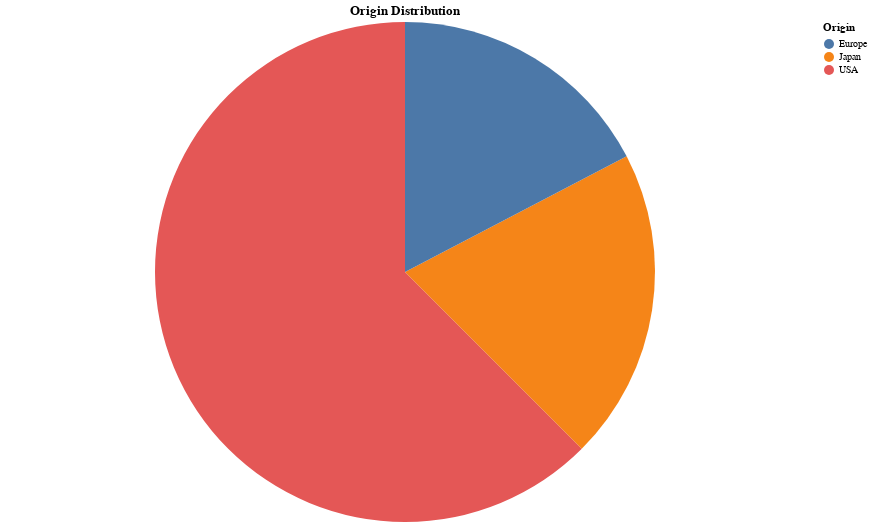

This figure's notebook cell:
### Markdown cell above
#### Pie Chart

### Code cell
alt.Chart(count_unique_categories(df, "Origin")).mark_arc().encode(
    theta="Count:Q",
    color="Origin:N",
    tooltip=['Origin', 'Count', 'Proportion (%):Q'],
).properties(
    title='Origin Distribution',
    width=800,  # Adjust the width of the chart
    height=500  # Adjust the height of the chart
).interactive()

### Figure 1 — Vega-Lite specification as saved in the notebook (floating-point values rounded to 4 significant figures)
{"$schema": "https://vega.github.io/schema/vega-lite/v5.16.3.json", "config": {"view": {"continuousHeight": 300, "continuousWidth": 300}}, "data": {"name": "data-a8d3f1dbb6bf42e0a783bd4702f944b4"}, "datasets": {"data-a8d3f1dbb6bf42e0a783bd4702f944b4": [{"Count": 245, "Origin": "USA", "Proportion (%)": 62.5}, {"Count": 79, "Origin": "Japan", "Proportion (%)": 20.15}, {"Count": 68, "Origin": "Europe", "Proportion (%)": 17.35}]}, "encoding": {"color": {"field": "Origin", "type": "nominal"}, "theta": {"field": "Count", "type": "quantitative"}, "tooltip": [{"field": "Origin", "type": "nominal"}, {"field": "Count", "type": "quantitative"}, {"field": "Proportion (%)", "type": "quantitative"}]}, "height": 500, "mark": {"type": "arc"}, "params": [{"bind": "scales", "name": "param_4", "select": {"encodings": ["x", "y"], "type": "interval"}}], "title": "Origin Distribution", "width": 800}
